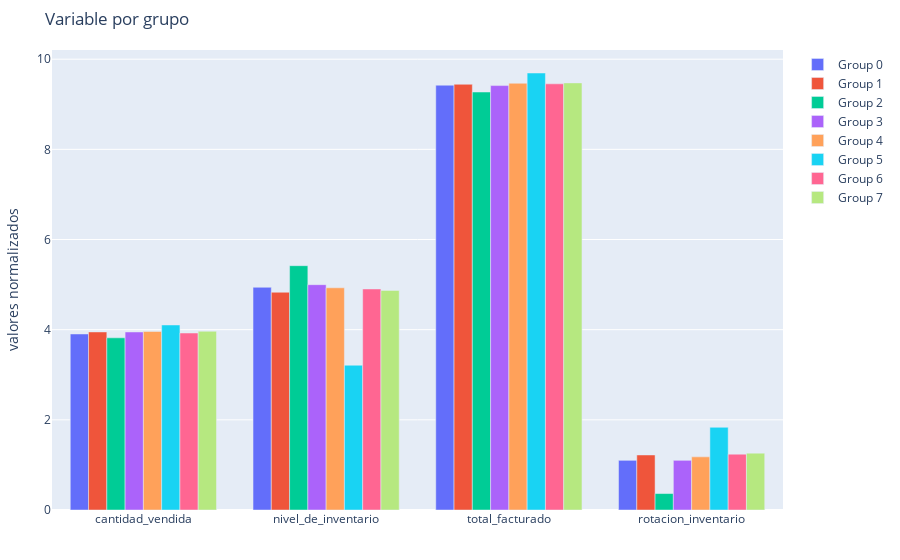

Here is the notebook cell this chart was saved with:
### Code cell
import plotly.graph_objects as go
Xt = grupos_tiendas_.apply(lambda x: np.log(x+1)).to_numpy()
fig = go.Figure()
for j in range(len(grupos_tiendas_)):
  fig.add_trace(go.Bar(
      y=Xt[j,:],
      x=grupos_tiendas_.columns,
      name='Group '+str(j)
  ))
fig.update_layout(
    title='Variable por grupo',
    yaxis_title='valores normalizados',
    margin=dict(l=50, r=50, t=50, b=50)
)
fig.show()

### Figure 1 — Plotly figure (JSON) as saved in the notebook; plotly's stock layout.template omitted (floating-point values rounded to 4 significant figures)
{"data": [{"name": "Group 0", "type": "bar", "x": ["cantidad_vendida", "nivel_de_inventario", "total_facturado", "rotacion_inventario"], "y": [3.905, 4.94, 9.423, 1.102]}, {"name": "Group 1", "type": "bar", "x": ["cantidad_vendida", "nivel_de_inventario", "total_facturado", "rotacion_inventario"], "y": [3.95, 4.83, 9.443, 1.221]}, {"name": "Group 2", "type": "bar", "x": ["cantidad_vendida", "nivel_de_inventario", "total_facturado", "rotacion_inventario"], "y": [3.819, 5.42, 9.272, 0.3646]}, {"name": "Group 3", "type": "bar", "x": ["cantidad_vendida", "nivel_de_inventario", "total_facturado", "rotacion_inventario"], "y": [3.949, 4.998, 9.414, 1.102]}, {"name": "Group 4", "type": "bar", "x": ["cantidad_vendida", "nivel_de_inventario", "total_facturado", "rotacion_inventario"], "y": [3.96, 4.929, 9.466, 1.179]}, {"name": "Group 5", "type": "bar", "x": ["cantidad_vendida", "nivel_de_inventario", "total_facturado", "rotacion_inventario"], "y": [4.104, 3.211, 9.694, 1.834]}, {"name": "Group 6", "type": "bar", "x": ["cantidad_vendida", "nivel_de_inventario", "total_facturado", "rotacion_inventario"], "y": [3.926, 4.903, 9.453, 1.238]}, {"name": "Group 7", "type": "bar", "x": ["cantidad_vendida", "nivel_de_inventario", "total_facturado", "rotacion_inventario"], "y": [3.964, 4.87, 9.474, 1.261]}], "layout": {"margin": {"b": 50, "l": 50, "r": 50, "t": 50}, "title": {"text": "Variable por grupo"}, "yaxis": {"title": {"text": "valores normalizados"}}}}
